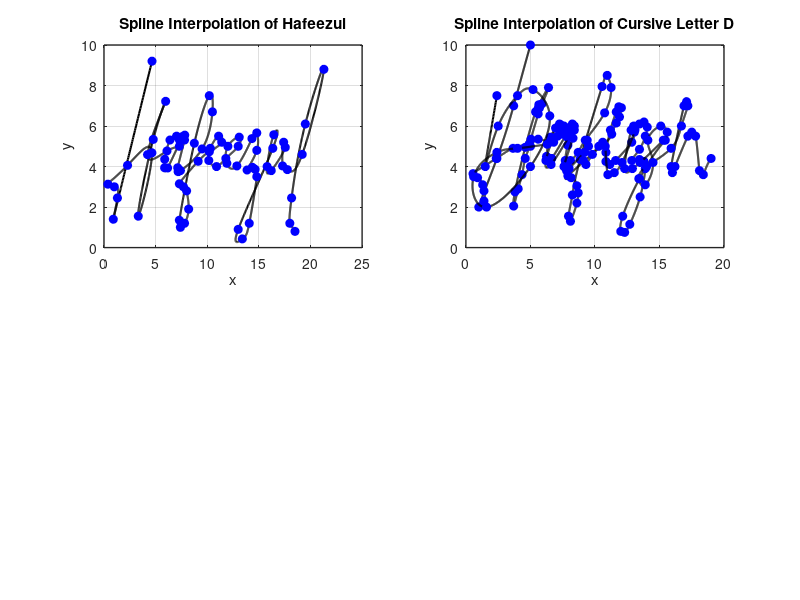

Recreate this plot in MATLAB.
% Hafeezul
subplot(2, 2, 1)
% Define data points for x and y coordinates
x = [4.65 0.90 1.30 1.00 0.37 2.28 4.64 3.32 4.77 5.97 4.22 6.10 7.30 7.29 7.03 6.39 5.88 5.87 6.16 7.61 7.82 7.80 7.14 7.18 7.40 9.50 10.5 10.2 8.75 7.30 7.40 7.80 8.20 8.00 7.70 7.30 9.12 10.2 11.4 11.1 10.3 10.15 10.9 11.8 13.0 13.1 12.0 11.9 12.87 14.33 14.8 14.8 13.86 14.38 14.64 14.8 14.07 13.4 13.0 16.35 16.45 15.8 16.2 17.56 17.4 17.3 17.76 19.2 21.3 19.5 18.17 18.0 18.50]
y = [9.20 1.40 2.45 3.00 3.13 4.06 4.68 1.55 5.34 7.22 4.59 4.77 5.00 5.33 5.50 5.31 4.36 3.94 3.93 5.48 5.55 5.31 3.94 3.75 3.80 4.87 6.70 7.50 5.15 1.35 1.00 1.20 1.90 2.80 3.00 3.15 4.26 4.73 5.20 5.50 4.90 4.300 4.00 4.40 5.00 5.45 5.00 4.16 4.030 5.380 5.66 4.80 3.830 3.96 3.86 3.50 1.200 0.43 0.90 4.900 5.570 4.00 3.80 4.950 5.20 4.03 3.850 4.60 8.80 6.10 2.45 1.20 0.800]

n = length(x);
t = 0:n-1; % Parametric coordinate t
tt = 0:0.01:n-1; % More dense coordinate tt for spline interpolation

% Compute spline interpolation
xx = spline(t, x, tt);
yy = spline(t, y, tt);

% Plot settings
figure(1)
plot(xx, yy, 'k', 'LineWidth', 1.5) % plot spline   
hold on
plot(x, y, 'bo', 'MarkerFaceColor', 'b') % plot data points
% axis([-0.2 6 -0.2 4.5])
grid on
title('Spline Interpolation of Hafeezul')
xlabel('x')
ylabel('y')
set(gca, 'FontSize', 10, 'LineWidth', 1)
grid on

% Hafiz
subplot(2, 2, 2)
% Define data points for x and y coordinates
x = [5 3.7 2.4 1 1.4 1.4 1.3 0.9 0.55 2.35 3.65 4.9 5.05 5.6 5.6 5.65 6.4 5.9 5.7 5.6 5.4 4.6 3.8 3.7 4.05 4.35 4.6 5 5.6 6.45 6.65 6.95 7.25 7.6 7.8 7.85 7.9 7.35 6.55 6.25 6.35 6.65 8.1 8.25 8.4 7.9 7.7 7.75 8.1 8.7 9.25 10.75 11.25 10.95 10.55 8.85 8.25 7.95 8.1 8.6 8.7 8.6 8.15 7.9 10.65 11.3 11.65 11.9 12.05 11.85 11.65 11.2 10.85 10.85 11.15 11.6 12.85 13.05 13.45 13.8 14.05 13.9 13.45 12.85 13.45 13.8 13.9 13.5 12.7 12.3 12 12.15 13.45 15.45];
y = [10 7 4.4 2 2.3 2.8 3.1 3.45 3.65 4.4 4.9 5.1 5.35 6.6 6.85 7.05 7.9 7.1 6.9 6.85 6.7 4.95 2.75 2.05 2.9 3.6 4.4 5 5.35 5.2 5.4 5.9 6.1 6 5.8 5.45 5.85 6.05 5.45 4.5 4.35 4.4 5.95 6.1 6 5.05 4.3 4.2 4.3 4.7 5.3 6.65 7.9 8.5 7.95 4.35 2.6 1.55 1.3 2.2 2.7 3.05 3.45 3.55 5.1 5.6 6.15 6.45 6.9 6.95 6.7 5.8 4.7 4.25 4.1 4.3 5.2 5.7 6.1 6.2 5.95 5.5 4.85 4.3 4.35 4.25 3.9 2.5 1.15 0.75 0.8 1.55 3.4 5.3];

n = length(x);
t = 0:n-1; % Parametric coordinate t
tt = 0:0.01:n-1; % More dense coordinate tt for spline interpolation

% Compute spline interpolation
xx = spline(t, x, tt);
yy = spline(t, y, tt);

% Plot settings
figure(1)
plot(xx, yy, 'k', 'LineWidth', 1.5) % plot spline
hold on
plot(x, y, 'bo', 'MarkerFaceColor', 'b') % plot data points
% axis([-0.2 6 -0.2 4.5])
grid on
title('Spline Interpolation of Cursive Name Hafiz')
xlabel('x')
ylabel('y')
set(gca, 'FontSize', 10, 'LineWidth', 1)
grid on


% Danish
% Define data points for x and y coordinates
x = [2.4 1.5 2.5 4	5.2	6.5	5 1.6 0.6 2.4 4	6.3	6.8	7.1	7.5	7.8	7.9	7.4	6.8	6.2	6.6	8.1	8.4	8.3	7.6	7.8	8 9.2 9.5 9.4 9.1 9.3 9.8 10.3 10.6	10.8 11	11.5 12.1 13.1 13 12.8 12.3	12.9 13.5 15.3 15.6	15.1 14.1 14.5 13.9	13.4 14	15.9 16.7 17.2 17.1	16.9 15.9 16 16.2 17.2	17.5 17.8 18.1 18.4	19];
y = [7.5 4 6 7.5 7.8 6.5 4 2 3.5 4.7 4.9 5.1 5.2 5.5 5.6 5.5 5.6 5.7 5.4 4.3 4.1 5.6 5.8 5.4 4 3.8 3.9 4.7 5 5.3 4.3 4.1 4.6 5 5.2 5 3.6 3.7 4.2 5.8 6 5.8 3.9 3.9 4.2 5.3 5.7 6 5.3 4.2 3.1 3.4 4 4.9 6 7 7.2 7 4 3.7 4 5.5 5.7 5.5 3.8 3.6 4.4];

n = length(x);
t = 0:n-1;
tt = 0:0.01:n-1;

%Compute the spline interpolation
xx = spline(t, x, tt);
yy = spline(t, y, tt);

%Plot settings
figure(1)
plot(xx, yy,'k','LineWidth',1.5) %plot spline
hold on
plot(x, y, 'bo','MarkerFaceColor','b')%plot data points
grid on
title('Spline Interpolation of Cursive Letter D')
xlabel('x')
ylabel('y')
set(gca,'FontSize',10,'LineWidth',1)
grid on
